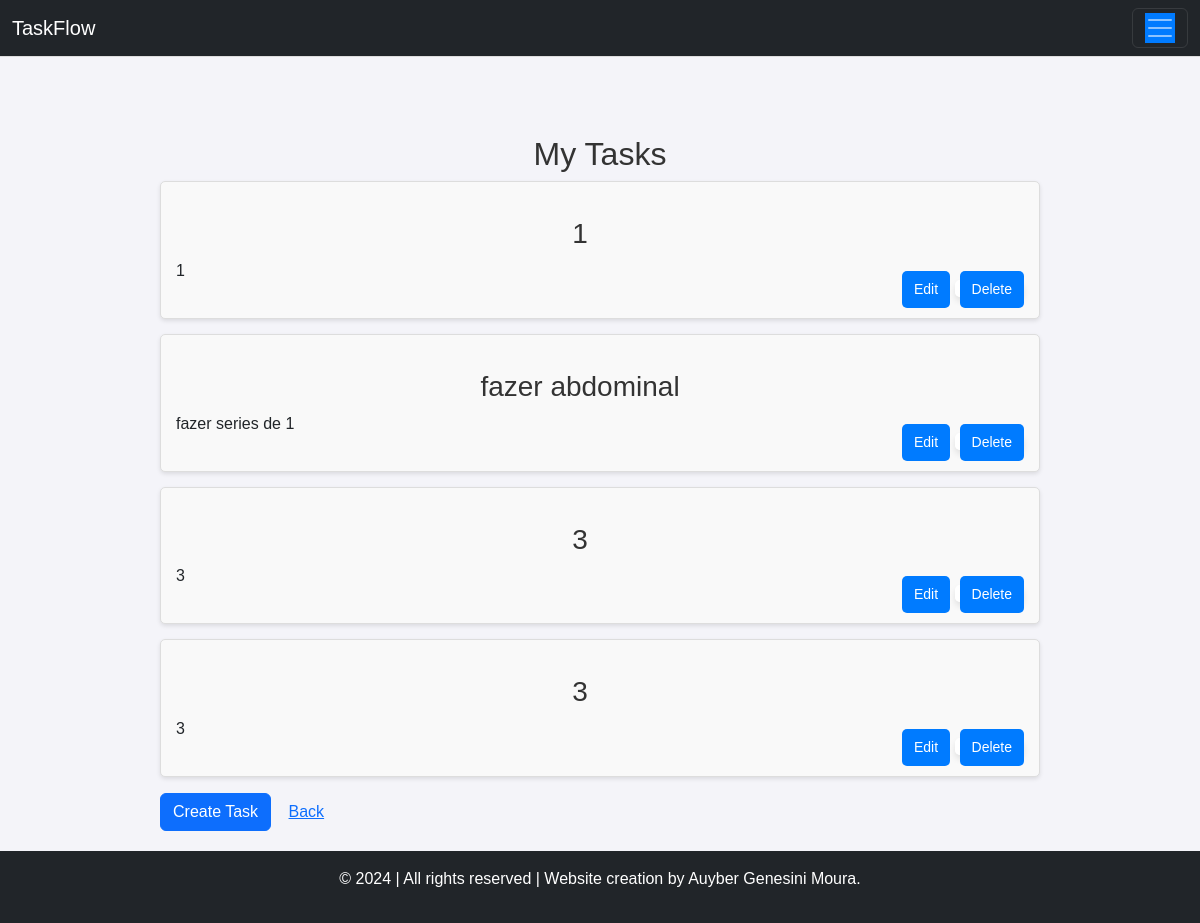
/tasks (signed in), run on an earlier commit of the app's database.
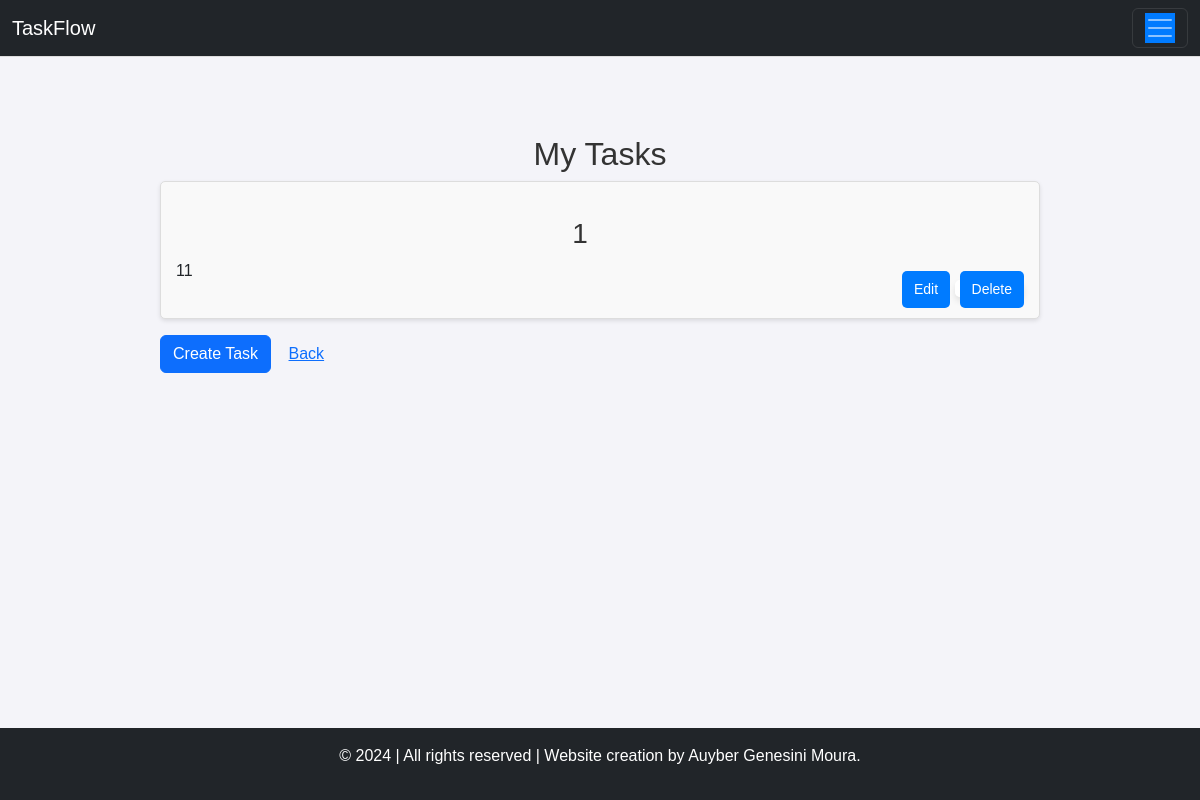
And on a later commit of the database.
### app/models.py (models this page shows)
class Task(db.Model):
    id = db.Column(db.Integer, primary_key=True)
    title = db.Column(db.String(100), nullable=False)
    description = db.Column(db.Text, nullable=True)
    completed = db.Column(db.Boolean, default=False)
    user_id = db.Column(db.Integer, db.ForeignKey('user.id'), nullable=False)
    user = db.relationship('User', back_populates='tasks')

### app/routes.py (the view, shortened to what this page needs)
    @app.route('/tasks', methods=['GET', 'POST'])
    @login_required
    def tasks():
        user_tasks = Task.query.filter_by(user_id=current_user.id).all()
        form = TaskForm()
        return render_template('tasks.html', tasks=user_tasks, form=form)

### app/__init__.py (called while the page is built)
def create_app():
    app = Flask(__name__)
    app.config['SECRET_KEY'] = os.urandom(24)  # Generating a random secret key
    app.config['SQLALCHEMY_DATABASE_URI'] = 'sqlite:///site.db'  # Database path
    app.config['SQLALCHEMY_TRACK_MODIFICATIONS'] = False  # Disable SQLAlchemy modification tracking
    db.init_app(app)
    login_manager.init_app(app)
    migrate.init_app(app, db)  # Initializing Migrate with the app and db
    from app.models import User  # Importing the User class inside the create_app function
    @login_manager.user_loader
    def load_user(user_id):
        return User.query.get(int(user_id))  # Returns the user based on the session ID
    from app.routes import init_routes
    init_routes(app)
    app.config['DEBUG'] = True  # Debug configuration
    return app

### app/templates/tasks.html (shortened to what this page needs)
{% extends "base.html" %}
{% block content %}
    <h2>My Tasks</h2>
    <ul>
        {% for task in tasks %}
            <li class="task-quick-thought-container">
                <div class="description">
                    <h3>{{ task.title }}</h3>
                    <p>{{ task.description }}</p>
                </div>
                <div class="buttons">
                    <button class="edit-task-btn" data-task-id="{{ task.id }}" onclick="showEditForm({{ task.id }})">Edit</button>
                    <form action="{{ url_for('delete_task', task_id=task.id) }}" method="POST" class="delete-form" style="display:inline;">
                        <button type="submit">Delete</button>
                    </form>
                </div>
            </li>
        {% endfor %}
    </ul>
    <a href="{{ url_for('create_task') }}" class="btn btn-primary">Create Task</a>
    <a href="{{ url_for('index') }}" class="btn btn-link">Back</a>
{% endblock %}

### app/templates/base.html (shortened to what this page needs)
<!DOCTYPE html>
<html lang="en">
<head>
    <link href="https://cdn.jsdelivr.net/npm/bootstrap@5.3.1/dist/css/bootstrap.min.css" rel="stylesheet">
    <link rel="stylesheet" href="{{ url_for('static', filename='css/styles.css') }}">
</head>
<body class="d-flex flex-column min-vh-100">
    <nav class="navbar navbar-dark bg-dark">
        <div class="container-fluid">
            <a class="navbar-brand" href="{{ url_for('index') }}">TaskFlow</a>
            <button class="navbar-toggler" type="button" data-bs-toggle="collapse" data-bs-target="#navbarNav" aria-controls="navbarNav" aria-expanded="false" aria-label="Toggle navigation">
                <span class="navbar-toggler-icon"></span>
            </button>
        </div>
    </nav>
    <div class="container mt-5 flex-grow-1">
        {% block content %}{% endblock %}
    </div>
    <footer class="bg-dark text-white text-center py-3">
        <p>© 2024 | All rights reserved | Website creation by <a href="https://github.com/auyber" target="_blank" class="text-white">Auyber Genesini Moura</a>.</p>
    </footer>
</body>
</html>

### app/static/css/styles.css (style rules this page uses)
body { font-family: Arial, sans-serif; background-color: #f4f4f9; margin: 0; padding: 0; display: flex; flex-direction: column; min-height: 100vh; }
h2, h3 { color: #333; text-align: center; margin-top: 20px; }
form { max-width: 500px; margin: 0 auto; padding: 20px; background-color: #fff; border: 1px solid #ddd; border-radius: 5px; box-shadow: 0 4px 6px rgba(0, 0, 0, 0.1); }
button { background-color: #007bff; color: white; border: none; padding: 10px 15px; border-radius: 5px; cursor: pointer; font-size: 16px; }
ul { list-style-type: none; padding: 0; }
li { background-color: #fff; margin: 5px auto; padding: 10px; border-radius: 5px; border: 1px solid #ddd; box-shadow: 0 2px 4px rgba(0, 0, 0, 0.1); }
a { text-decoration: none; color: #007bff; }
.navbar { background-color: #f8f9fa; border-bottom: 1px solid #ddd; }
.navbar-toggler-icon { background-color: #007bff; }
.container { max-width: 900px; margin: 0 auto; padding: 20px; flex-grow: 1; }
footer { background-color: #343a40; color: #fff; text-align: center; padding: 10px 0; width: 100%; bottom: 0; margin-top: auto; }
.text-center { text-align: center; margin-top: 10px; }
.task-quick-thought-container { position: relative; padding: 15px; margin-bottom: 15px; background-color: #f9f9f9; border: 1px solid #ddd; border-radius: 5px; }
.task-quick-thought-container .description { margin-bottom: 20px; padding-right: 40px; }
.task-quick-thought-container .buttons { position: absolute; right: 15px; bottom: 10px; }
.task-quick-thought-container .buttons button, .task-quick-thought-container .buttons a { background-color: #007bff; color: white; border: none; padding: 8px 12px; border-radius: 5px; cursor: pointer; font-size: 14px; margin-left: 5px; }
.delete-form { border: none; margin: 0; padding: 0; }
.delete-form button { border: none; background: none; padding: 0; font-size: inherit; color: inherit; cursor: pointer; }
@media (max-width: 1600px) { .container { padding: 10px; } }

What changed in the data, as far as the page shows it:
removed Task: title "fazer abdominal", description "fazer series de 1"
removed Task: title "3", description "3"
removed Task: title "3", description "3"
changed Task: description "1" → "11"
